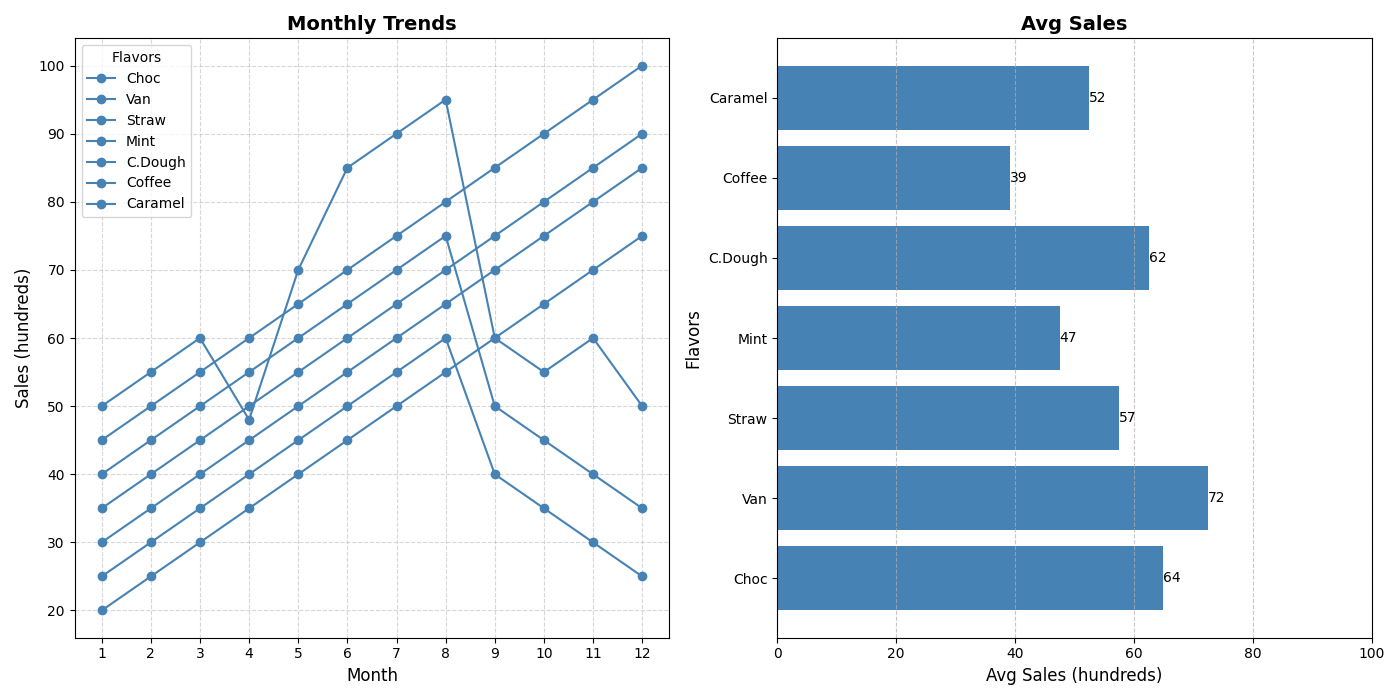

The script that drew this image:
import matplotlib.pyplot as plt
import numpy as np

# Ice cream flavors
flavors = ['Choc', 'Van', 'Straw', 'Mint', 'C.Dough', 'Coffee', 'Caramel']

# Monthly sales data for each flavor
chocolate_sales = [50, 55, 60, 48, 70, 85, 90, 95, 60, 55, 60, 50]
vanilla_sales = [45, 50, 55, 60, 65, 70, 75, 80, 85, 90, 95, 100]
strawberry_sales = [30, 35, 40, 45, 50, 55, 60, 65, 70, 75, 80, 85]
mint_sales = [20, 25, 30, 35, 40, 45, 50, 55, 60, 65, 70, 75]
cookie_dough_sales = [35, 40, 45, 50, 55, 60, 65, 70, 75, 80, 85, 90]

# New flavors sales data
coffee_sales = [25, 30, 35, 40, 45, 50, 55, 60, 40, 35, 30, 25]
caramel_sales = [40, 45, 50, 55, 60, 65, 70, 75, 50, 45, 40, 35]

monthly_sales = np.array([chocolate_sales, vanilla_sales, strawberry_sales, mint_sales, cookie_dough_sales, coffee_sales, caramel_sales])

average_sales = np.mean(monthly_sales, axis=1)

fig, axs = plt.subplots(1, 2, figsize=(14, 7))

# Apply a single color for all data groups
single_color = '#4682B4'

# Line plot for monthly sales trends
months = np.arange(1, 13)
for sales in monthly_sales:
    axs[0].plot(months, sales, marker='o', color=single_color)

axs[0].set_title('Monthly Trends', fontsize=14, fontweight='bold')
axs[0].set_xlabel('Month', fontsize=12)
axs[0].set_ylabel('Sales (hundreds)', fontsize=12)
axs[0].set_xticks(months)
axs[0].legend(title='Flavors', labels=flavors, fontsize=10)
axs[0].grid(True, linestyle='--', alpha=0.5)

# Horizontal bar plot for average monthly sales
bars = axs[1].barh(flavors, average_sales, color=single_color)
axs[1].set_title('Avg Sales', fontsize=14, fontweight='bold')
axs[1].set_xlabel('Avg Sales (hundreds)', fontsize=12)
axs[1].set_ylabel('Flavors', fontsize=12)
axs[1].grid(axis='x', linestyle='--', alpha=0.7)
axs[1].set_xlim(0, 100)

# Adding data labels
for bar in bars:
    width = bar.get_width()
    axs[1].text(width, bar.get_y() + bar.get_height() / 2.0, f'{int(width)}', va='center', ha='left')

plt.tight_layout()
plt.show()
